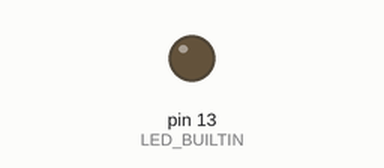
A sketch run on a simulated Arduino Uno, built with avr-gcc and run on an emulated ATmega328P. Shown: output pins drawn as LEDs (lit = HIGH). Sleep ends after the set time or at an interrupt.

Above: at 3.0 s.
At 7.1 s:
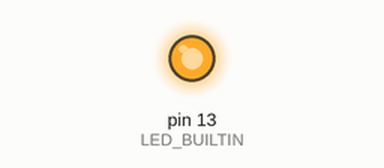
Timing chart, 0 to 10.6 s (numbered marks = the images above):
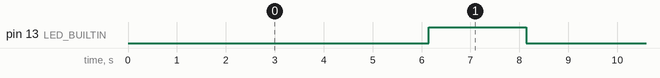

Measured:
- by itself, pin 13 (LED_BUILTIN): alternates HIGH for 2.0 s and LOW for 6.1 s

The sketch:

test_sketch_for_energysaving.ino
```cpp
#include <avr/wdt.h>
#include <avr/sleep.h>
volatile bool f = 0;
int idleTime = 0;
void setup() {
  pinMode(LED_BUILTIN, OUTPUT);
}

void loop() {
  while (idleTime <= 4000){
    wdt_enable(WDTO_2S); //Задаем интервал сторожевого таймера (2с)
    WDTCSR |= (1 << WDIE); //Устанавливаем бит WDIE регистра WDTCSR для разрешения прерываний от сторожевого таймера
    set_sleep_mode(SLEEP_MODE_PWR_DOWN);
    sleep_mode(); // Переводим МК в спящий режим
    idleTime = idleTime + 2000;
  }
  digitalWrite(LED_BUILTIN, HIGH);
  delay(2000);
  digitalWrite(LED_BUILTIN, LOW);
  idleTime = 0;
}

ISR (WDT_vect) {
  wdt_disable();
  //f = !f;
}
```
